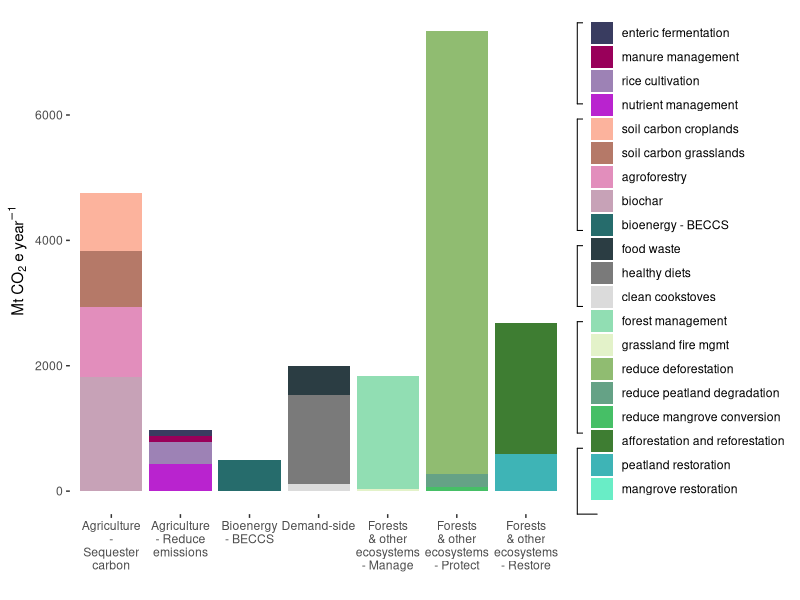

R code for this plot:
# From Roe 2021
# Started 3/27/23
# by Michael Norton

library(dplyr)
library(ggplot2)
library(tidyr)
library(readr)
library(RColorBrewer)
library(stringr)

setwd('C:/Users/wb383351/WBG/DARL Flagship ASA - WB Group - Norton, Michael/data')
df <- read_csv('roe2021.csv')
df <- df %>% filter(df$`Mitigation measure...4`=="Cost-effective")
df$`Mitigation measure...3`[which(df$`Mitigation measure...3`=="Reduce peatland degradation and conversion")] <- "Reduce peatland degradation"
df <- df %>% mutate(`Mitigation measure...3` = tolower(`Mitigation measure...3`))
df$`Mitigation measure...3`[which(df$`Mitigation measure...3`=='beccs')] <- 'bioenergy - BECCS'
#df$`Mitigation measure...3`[which(df$`Mitigation measure...3`=='afforestation and reforestation')] <- 'afforestation and reforestation'
df$`Mitigation measure...3`[which(df$`Mitigation measure...3`=='grassland and savanna fire mgmt')] <- 'grassland fire mgmt'
df$`Mitigation measure...3`[which(df$`Mitigation measure...3`=='reduce mangrove loss')] <- 'reduce mangrove conversion'
df$`Mitigation measure...3`[which(df$`Mitigation measure...3`=='coastal wetland (mangrove) restoration')] <- 'mangrove restoration'



df$`Mitigation measure...3` <- factor(df$`Mitigation measure...3`,levels=c(
  'enteric fermentation',
  'manure management',
  'rice cultivation',
  'nutrient management',
  'soil carbon croplands',
  'soil carbon grasslands',
  'agroforestry',
  'biochar',
  'bioenergy - BECCS',
  'food waste',
  'healthy diets',
  'clean cookstoves',
  'forest management',
  'grassland fire mgmt',
  'reduce deforestation',
  'reduce peatland degradation',
  'reduce mangrove conversion',
  'afforestation and reforestation',
  'peatland restoration',
  'mangrove restoration'
))

df$`Mitigation classification` <- str_wrap(df$`Mitigation classification`,width=10)

ggplot(data=df,aes(x=`Mitigation classification`,y=Global,fill=factor(`Mitigation measure...3`))) +
  theme(legend.title= element_blank()) +
  xlab('') +
  ylab(bquote('Mt'~CO[2]~ 'e'~year^-1)) +
  scale_fill_manual(values=c('#393c60','#99005a','#9d82b5','#b923cf','#fcb39d','#b57968','#e28ebc',
                       '#c7a2b7', '#266c6c', '#2b3d43', '#7a7a7a', '#dbdbdb', '#91deb3', '#e3f2c9', 
                       '#90bc71', '#65a286', '#46bf66', '#3e7d32', '#3eb4b6', '#69edc6')) +
  theme(panel.background = element_blank()) +
  geom_bar(stat='identity',position='stack') +
  coord_cartesian(clip = "off") +
  annotation_custom(grid::linesGrob(x = c(1.02, 1.02), y = c(0, 0.13))) +
  annotation_custom(grid::linesGrob(x = c(1.02, 1.06), y = c(0, 0))) +
  annotation_custom(grid::linesGrob(x = c(1.02, 1.06), y = c(0.13, 0.13))) +
  annotation_custom(grid::linesGrob(x = c(1.02, 1.02), y = c(0.16, 0.38))) +
  annotation_custom(grid::linesGrob(x = c(1.02, 1.06), y = c(0.16, 0.16))) +
  annotation_custom(grid::linesGrob(x = c(1.02, 1.06), y = c(0.38, 0.38))) +
  annotation_custom(grid::linesGrob(x = c(1.02, 1.02), y = c(0.41, 0.53))) +
  annotation_custom(grid::linesGrob(x = c(1.02, 1.06), y = c(0.41, 0.41))) +
  annotation_custom(grid::linesGrob(x = c(1.02, 1.06), y = c(0.53, 0.53))) +
  annotation_custom(grid::linesGrob(x = c(1.02, 1.02), y = c(0.56, 0.78))) +
  annotation_custom(grid::linesGrob(x = c(1.02, 1.06), y = c(0.56, 0.56))) +
  annotation_custom(grid::linesGrob(x = c(1.02, 1.06), y = c(0.78, 0.78))) +
  annotation_custom(grid::linesGrob(x = c(1.02, 1.02), y = c(0.81, 0.97))) +
  annotation_custom(grid::linesGrob(x = c(1.02, 1.06), y = c(0.81, 0.81))) +
  annotation_custom(grid::linesGrob(x = c(1.02, 1.06), y = c(0.97, 0.97))) 
